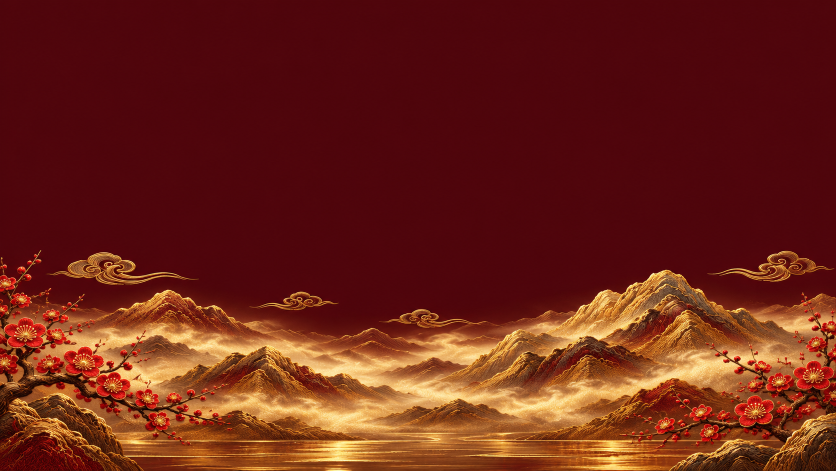
#> input picture docs/design/zh-ja-v6/raw/ui/footer-zh.png, 1672 x 941 px (shown at 1/2 size); its folder holds only this picture in this run
$ python gen_ui_ts.py
#> lines starting #> are read from the running program, lines starting #| are printed output that depends on the picture
### docs/design/zh-ja-v6/scripts/optimize_assets.py
"""Nén ảnh giao diện Trung/Nhật sang WebP (giữ alpha), tạo ảnh nhỏ cho thẻ skin, xoá bản PNG/JPG gốc trong assets.
Nguồn gốc (PNG lớn) vẫn nằm ở docs/design/zh-ja-v6/raw nên có thể cắt lại bất cứ lúc nào.

Chạy: python -X utf8 -I optimize_assets.py      (gen_motifs_ts.py và gen_ui_ts.py cũng tự gọi)
"""
from pathlib import Path

from PIL import Image

ROOT = Path(__file__).resolve().parents[4]
V6 = ROOT / "assets/east-asian/v6"
# Tranh nền lớn: giới hạn cạnh dài; họa tiết/huy hiệu: giữ nguyên kích thước đã cắt.
MAX_SIDE = {"hero": 1280, "ui": 1280}


def to_webp(src: Path, quality: int, max_side: int | None) -> Path:
    dst = src.with_suffix(".webp")
    im = Image.open(src)
    im.load()
    if max_side and max(im.size) > max_side:
        k = max_side / max(im.size)
        im = im.resize((round(im.width * k), round(im.height * k)), Image.LANCZOS)
    has_alpha = im.mode in ("RGBA", "LA") or "transparency" in im.info
    im = im.convert("RGBA" if has_alpha else "RGB")
    im.save(dst, "WEBP", quality=quality, method=6, alpha_quality=92)
    return dst


def main():
    saved = 0
    for src in sorted(list(V6.rglob("*.png")) + list(V6.rglob("*.jpg"))):
        rel = src.relative_to(V6).parts
        kind = rel[0]  # ja | zh | hero | ui
        is_photo = src.suffix == ".jpg" or kind == "hero" or src.stem.startswith(("sidebar", "footer", "ja-hero", "zh-hero"))
        before = src.stat().st_size
        dst = to_webp(src, 80 if is_photo else 82, MAX_SIDE.get(kind) if is_photo else None)
        saved += before - dst.stat().st_size
        src.unlink()
    # ảnh nhỏ cho thẻ chọn skin / thẻ lối vào (640px, ~30KB)
    thumbs = V6 / "hero" / "thumbs"
    thumbs.mkdir(exist_ok=True)
    for hero in sorted((V6 / "hero").glob("*.webp")):
        t = thumbs / hero.name
        if t.exists():
            continue
        im = Image.open(hero).convert("RGB")
        im.thumbnail((640, 640), Image.LANCZOS)
        im.save(t, "WEBP", quality=72, method=6)
    # hero của bộ giao diện mới cũng có ảnh nhỏ
    for name in ("ja-hero2", "zh-hero2"):
        src = V6 / "ui" / f"{name}.webp"
        t = thumbs / f"{name}.webp"
        if src.exists() and not t.exists():
            im = Image.open(src).convert("RGB")
            im.thumbnail((640, 640), Image.LANCZOS)
            im.save(t, "WEBP", quality=72, method=6)
    print(f"đã nén, tiết kiệm {saved // 1024} KB")


# [2 lines that do not run on import are left out]

### docs/design/zh-ja-v6/scripts/gen_ui_ts.py
"""Xử lý ảnh nguyên khối (hero, thanh bên, chân trang) và sinh src/components/vocab/eastasia/ui.ts.
Chạy lại sau khi có thêm tấm mới:  python -X utf8 -I gen_ui_ts.py
Tấm 3x3 phải được cắt trước bằng: python -X utf8 -I cut_motifs.py ui/<tên>
"""
import sys
from pathlib import Path

sys.path.insert(0, str(Path(__file__).resolve().parent))
import optimize_assets

from PIL import Image

ROOT = Path(__file__).resolve().parents[4]
RAW = ROOT / "docs/design/zh-ja-v6/raw/ui"
OUT = ROOT / "assets/east-asian/v6/ui"
TS = ROOT / "src/components/vocab/eastasia/ui.ts"
OUT.mkdir(parents=True, exist_ok=True)


def jpg(src: str, dest: str, max_w: int, crop=None, q=84):
    f = RAW / f"{src}.png"
    if not f.exists():
        return False
    im = Image.open(f).convert("RGB")
    if crop:  # (x0,y0,x1,y1) theo tỉ lệ 0..1
        w, h = im.size
        im = im.crop((int(crop[0] * w), int(crop[1] * h), int(crop[2] * w), int(crop[3] * h)))
    if im.width > max_w:
        im = im.resize((max_w, round(im.height * max_w / im.width)), Image.LANCZOS)
    im.save(OUT / f"{dest}.jpg", quality=q, optimize=True)
    return True


def main():
    jpg("ja-hero2", "ja-hero2", 1500)
    jpg("zh-hero2", "zh-hero2", 1500)
    jpg("sidebar-ja", "sidebar-ja", 640)
    jpg("sidebar-zh", "sidebar-zh", 640)
    # chân trang: nửa dưới của ảnh 16:9
    jpg("footer-ja", "footer-ja", 1500, crop=(0, 0.42, 1, 1))
    jpg("footer-zh", "footer-zh", 1500, crop=(0, 0.42, 1, 1))
#> in jpg, im is the input picture: PIL image 1672x941 RGB; mean R, G, B 109.4, 35.8, 23.1
#> in jpg (call 6), `im = im.crop((int(crop[0] * w), int(crop[1] * h), int(crop[2] * w), in..`:
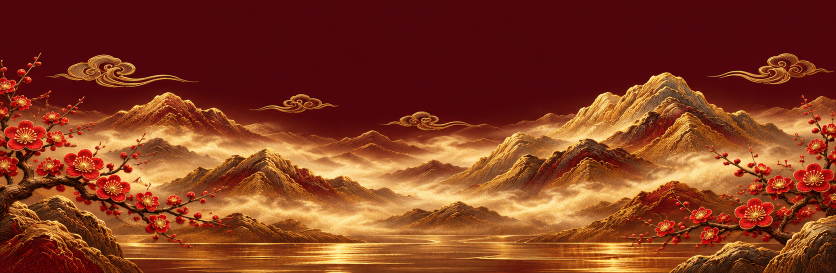
#> im: PIL image 1672x546 RGB (shown at 1/2 size); mean R, G, B 131.5, 58.3, 31.6
#> in jpg (call 6), `im = im.resize((max_w, round(im.height * max_w / im.width)), Image.LAN..`:
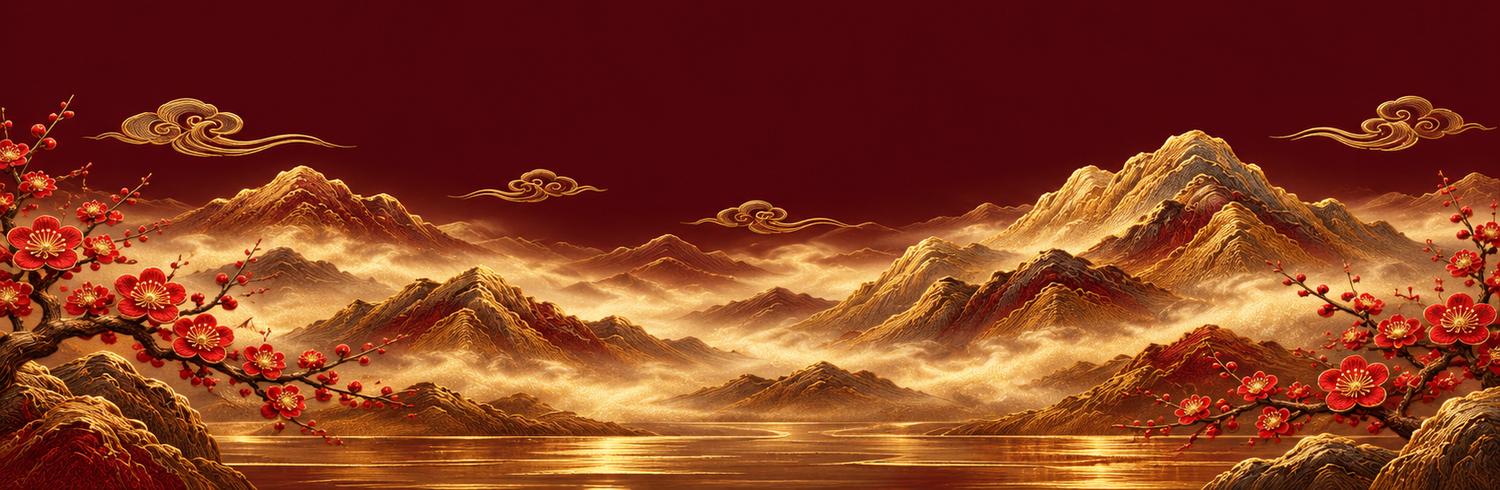
#> im: PIL image 1500x490 RGB; mean R, G, B 131.5, 58.3, 31.7

    optimize_assets.main()
#> in to_webp, `has_alpha = im.mode in ("RGBA", "LA") or "transparency" in im.info`: has_alpha = False

    def req(name):
        return f"require('../../../../assets/east-asian/v6/ui/{name}') as number"

    def has(name):
        return (OUT / name).exists()

    L = [
        "/**",
        " * Tài nguyên giao diện Trung/Nhật (huy hiệu cấp, bìa sách, tranh nền, khung hoa văn).",
        " * FILE SINH TỰ ĐỘNG bởi docs/design/zh-ja-v6/scripts/gen_ui_ts.py — đừng sửa tay.",
        " */",
        "",
    ]
    ja = {
        "sealTorii": "ja/../ja-seals-01.png", "sealFan": "ja-seals-02.webp", "sealWave": "ja-seals-03.webp",
        "sealSakura": "ja-seals-04.webp", "sealFuji": "ja-seals-05.webp", "badge": "ja-seals-06.webp",
        "flowerIcon": "ja-seals-07.webp", "cloud": "ja-seals-08.webp", "ribbon": "ja-seals-09.webp",
        "bookStarter": "books-01.webp", "bookWave": "books-02.webp", "bookGreen": "books-03.webp",
        "bookWisteria": "books-04.webp", "bookTorii": "books-05.webp",
        "hero": "ja-hero2.webp", "sidebar": "sidebar-ja.webp", "footer": "footer-ja.webp",
    }
    zh = {
        "sealCoin": "zh-seals-01.webp", "sealIngot": "zh-seals-02.webp", "sealKnot": "zh-seals-03.webp",
        "sealFan": "zh-seals-04.webp", "sealPagoda": "zh-seals-05.webp", "sealPeony": "zh-seals-06.webp",
        "latticeTL": "zh-seals-07.webp", "latticeBL": "zh-seals-08.webp", "cloud": "zh-seals-09.webp",
        "bookHsk": "books-06.webp", "bookDragon": "books-07.webp", "bookLotus": "books-08.webp", "bookMoon": "books-09.webp",
        "hero": "zh-hero2.webp", "sidebar": "sidebar-zh.webp", "footer": "footer-zh.webp",
    }
    ja["sealTorii"] = "ja-seals-01.webp"
    for const, table in (("JA_UI", ja), ("ZH_UI", zh)):
        L.append(f"export const {const} = {{")
        for key, fn in table.items():
            sub = ""
            f = OUT / fn
            # các tấm cắt nằm trong assets/east-asian/v6/ui/ (cut_motifs với tiền tố ui/)
            if f.exists():
                L.append(f"  {key}: {req(fn)},")
        L.append("} as const;")
        L.append("")
    TS.write_text("\n".join(L), encoding="utf-8")
    print("wrote", TS.relative_to(ROOT))


if __name__ == "__main__":
    main()
